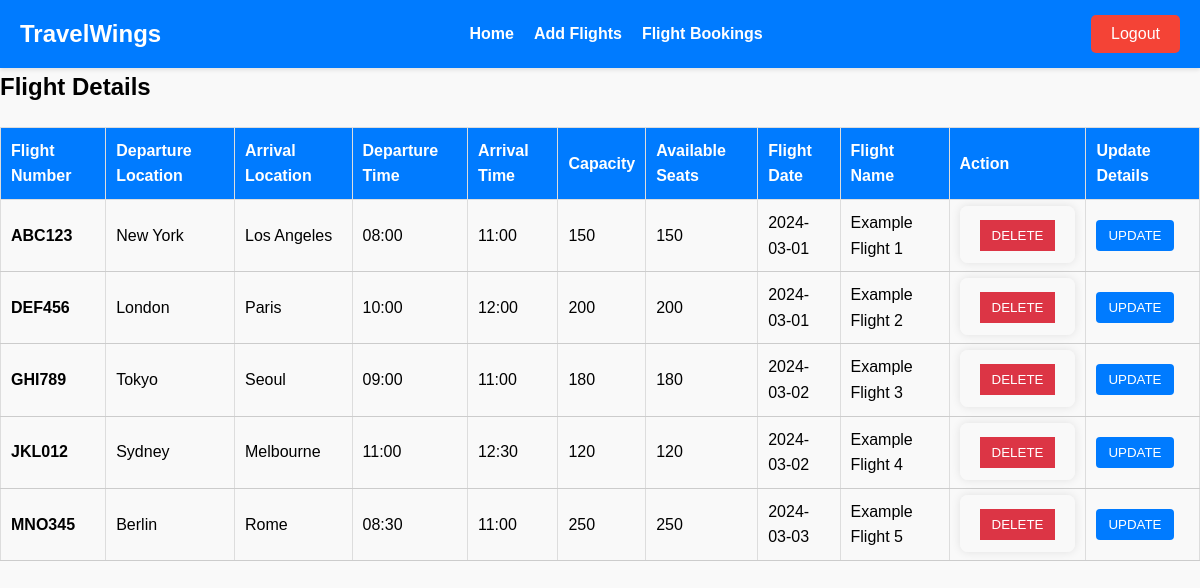
Page /flightdetails (signed in) on the committed database.
### tables this page shows
CREATE TABLE FlightDetails
(
    flight_id INTEGER PRIMARY KEY AUTOINCREMENT,
    flight_number VARCHAR(20) UNIQUE NOT NULL,
    departure_location VARCHAR(100) NOT NULL,
    arrival_location VARCHAR(100) NOT NULL,
    departure_time TIMESTAMP NOT NULL,
    arrival_time TIMESTAMP NOT NULL,
    capacity INT NOT NULL,
    available_seats INT NOT NULL,
    flight_date DATE NOT NULL,
    flight_name VARCHAR(100) NOT NULL
);

### app.py (the view, shortened to what this page needs)
@app.route('/flightdetails', methods=['POST','GET'])
@adminlogin_required
def flightdetails():
    if request.method == "GET":
        conn = get_db_connection()
        cursor = conn.cursor()
        cursor.execute("SELECT * FROM FlightDetails")
        flights = cursor.fetchall()
        conn.close()
        flight_list = []
        for flight in flights:
            flight_dict = {
                'flight_id':flight[0],
                'flight_number': flight[1],
                'departure_location': flight[2],
                'arrival_location': flight[3],
                'departure_time': flight[4],
                'arrival_time': flight[5],
                'capacity': flight[6],
                'available_seats': flight[7],
                'flight_date': flight[8],
                'flight_name': flight[9]
            }
            flight_list.append(flight_dict)
        if not flights:
            return render_template('flightdetails.html', flights=None)
        else:
            return render_template('flightdetails.html', flights=flight_list)

### app.py (called while the page is built)
@app.after_request
def after_request(response):
    response.headers["Cache-Control"] = "no-cache, no-store, must-revalidate"
    response.headers["Expires"] = 0
    response.headers["Pragma"] = "no-cache"
    return response

def get_db_connection():
    conn = sqlite3.connect('flightBooking.db')
    return conn

### helpers.py (called while the page is built)
def adminlogin_required(f):
    @wraps(f)
    def decorated_function(*args, **kwargs):
        if session.get("admin_id") is None:
            return redirect("/adminlogin")
        return f(*args, **kwargs)
    return decorated_function

### templates/flightdetails.html (shortened to what this page needs)
{% extends "layout.html"%} {% block head %}
<link href="/static/searchflights.css" rel="stylesheet" />
<link href="/static/home.css" rel="stylesheet" />
{% endblock %} {% block title %}Flight Details{% endblock %} {%block main%}
<nav class="nav">
  <div class="nav__logo">TravelWings</div>
  <ul class="nav__links">
    <li class="link"><a href="/adminhome">Home</a></li>
    <li class="link"><a href="/addflights">Add Flights</a></li>
    <li class="link"><a href="/flightbookings">Flight Bookings</a></li>
  </ul>
  <button class="logout-button" id="logout">Logout</button>
</nav>
<h2>Flight Details</h2>
{% if flights%}
<table>
  <thead>
    <tr>
      <th>Flight Number</th>
      <th>Departure Location</th>
      <th>Arrival Location</th>
      <th>Departure Time</th>
      <th>Arrival Time</th>
      <th>Capacity</th>
      <th>Available Seats</th>
      <th>Flight Date</th>
      <th>Flight Name</th>
      <th>Action</th>
      <th>Update Details</th>
    </tr>
  </thead>
  <tbody>
    {% for flight in flights %}
    <tr>
      <td>{{ flight.flight_number }}</td>
      <td>{{ flight.departure_location }}</td>
      <td>{{ flight.arrival_location }}</td>
      <td>{{ flight.departure_time }}</td>
      <td>{{ flight.arrival_time }}</td>
      <td>{{ flight.capacity }}</td>
      <td>{{ flight.available_seats }}</td>
      <td>{{ flight.flight_date }}</td>
      <td>{{ flight.flight_name }}</td>
      <td>
        {% if flight.available_seats > 0 %}
        <form method="post">
          <button class="delete" type="submit">DELETE</button>
        </form>
        {% else %} No seats available {% endif %}
      </td>
      <td>
        <button class="update" type="submit" onclick = >UPDATE</button>
      </td>
    </tr>
    {% endfor %}
  </tbody>
</table>
{% else %}
<p>No Flights</p>
{%endif%}
{%endblock%}

### templates/layout.html (shortened to what this page needs)
<!DOCTYPE html>
<html lang="en">
  <head>
    <link href="/static/styles.css" rel="stylesheet" />
    {% block head %}{% endblock %}
  </head>
  <body>
     {% block main %}{% endblock %}
  </body>
</html>

### static/styles.css (style rules this page uses)
body, html, h1, h2, h3, h4, h5, h6, p, ul, ol, li { margin: 0; padding: 0; }
* { box-sizing: border-box; }
body { font-family: Arial, sans-serif; line-height: 1.6; background-color: #f4f4f4; }

### static/searchflights.css (style rules this page uses)
form { max-width: 600px; margin: 0 auto; padding: 20px; background-color: #f9f9f9; border-radius: 8px; box-shadow: 0 0 10px rgba(0, 0, 0, 0.1); }
table { width: 100%; border-collapse: collapse; margin-top: 20px; }
thead { background-color: #007bff; color: #fff; }
thead th { padding: 10px; }
tbody td { padding: 10px; border-bottom: 1px solid #ccc; }
tbody td:first-child { font-weight: bold; }
table { width: 100%; border-collapse: collapse; }
th, td { border: 1px solid #ddd; padding: 8px; text-align: left; }
th { background-color: #007bff; }
.delete { background-color: #dc3545; color: white; border: none; padding: 8px 12px; cursor: pointer; }
.update { background-color: #007bff; color: white; border: none; padding: 8px 12px; border-radius: 4px; cursor: pointer; }
form { display: inline; }

### static/home.css (style rules this page uses)
body, html, h1, h2, h3, h4, h5, h6, p, ul, ol, li { margin: 0; padding: 0; }
* { box-sizing: border-box; }
body { font-family: 'Arial', sans-serif; line-height: 1.6; background-color: #f9f9f9; }
.nav { background-color: #fff; box-shadow: 0 2px 4px rgba(0, 0, 0, 0.1); padding: 20px; display: flex; justify-content: space-between; align-items: center; }
.nav__logo { font-size: 24px; font-weight: bold; }
.nav__links { list-style: none; display: flex; }
.nav__links .link { margin-right: 20px; }
.nav__links .link a { text-decoration: none; color: #333; font-weight: bold; }
.nav { background-color: #007bff; color: #fff; padding: 15px 20px; display: flex; justify-content: space-between; align-items: center; }
.logout-button { background-color: #f44336; color: #fff; border: none; padding: 10px 20px; border-radius: 5px; cursor: pointer; font-size: 16px; transition: background-color 0.3s, color 0.3s; }
.nav__links .link a { text-decoration: none; color: #fff; font-weight: bold; }

### rows in the picture
FlightDetails: flight_number "ABC123", departure_location "New York", arrival_location "Los Angeles", departure_time "08:00", arrival_time "11:00", capacity "150", available_seats "150", flight_date "2024-03-01", flight_name "Example Flight 1"
FlightDetails: flight_number "DEF456", departure_location "London", arrival_location "Paris", departure_time "10:00", arrival_time "12:00", capacity "200", available_seats "200", flight_date "2024-03-01", flight_name "Example Flight 2"
FlightDetails: flight_number "GHI789", departure_location "Tokyo", arrival_location "Seoul", departure_time "09:00", arrival_time "11:00", capacity "180", available_seats "180", flight_date "2024-03-02", flight_name "Example Flight 3"
FlightDetails: flight_number "JKL012", departure_location "Sydney", arrival_location "Melbourne", departure_time "11:00", arrival_time "12:30", capacity "120", available_seats "120", flight_date "2024-03-02", flight_name "Example Flight 4"
FlightDetails: flight_number "MNO345", departure_location "Berlin", arrival_location "Rome", departure_time "08:30", arrival_time "11:00", capacity "250", available_seats "250", flight_date "2024-03-03", flight_name "Example Flight 5"
